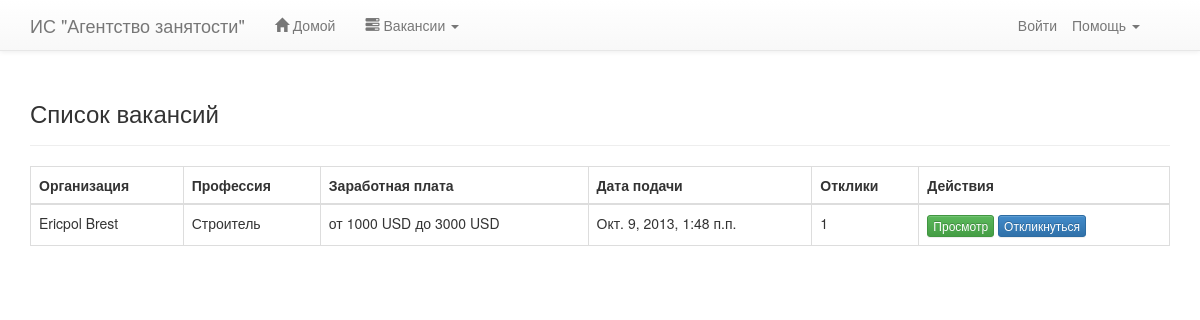
The app's page /app/vacancies/ with its own data.
### app/models.py (models this page shows, shortened)
class Vacancy(models.Model):
    employer = models.ForeignKey(Employer)
    profession = models.CharField(max_length=100)
    position = models.CharField(max_length=100, blank=True, null=True)
    salary_currency = models.CharField(max_length=10, choices=CURRENCY, blank=True, null=True)
    salary_min = models.PositiveIntegerField(blank=True, null=True)
    salary_max = models.PositiveIntegerField(blank=True, null=True)
    age_min = models.PositiveSmallIntegerField(blank=True, null=True)
    age_max = models.PositiveSmallIntegerField(blank=True, null=True)
    details = models.TextField(blank=True, null=True)
    publish_date = models.DateTimeField(auto_now=True)

class Employer(models.Model):
    profile = models.ForeignKey(Profile)
    title = models.CharField(max_length=100)

### app/views.py (the view)
# urls.py: url(r"^vacancies/page(?P<page>\d+)/$", views.VacanciesListView.as_view(), name='Vacancies'),
class VacanciesListView(ListView):
    model = Vacancy
    context_object_name = 'vacancies'
    template_name = 'app/vacancy/list.html'
    paginate_by = 20

### app/templatetags/filter_map.py (called while the page is built)
@register.filter(name='map', is_safe=False)
def filter_map(obj, field):
    def extract(o):
        return getattr(o, field)
    try:
        attr = map(extract, obj)
    except Exception:
        attr = obj
    return attr

### templates/app/vacancy/list.html (shortened to what this page needs)
{% extends 'layout/master.html' %}
{% load filter_map %}
{% load filter_attr %}
{% block content %}
    <div class="page-header">
        <h3>Список вакансий</h3>
    </div>
    {% if vacancies %}
        <table class="table table-bordered table-stripped">
            <thead>
            <tr>
                <th>Организация</th>
                <th>Профессия</th>
                <th>Заработная плата</th>
                <th>Дата подачи</th>
                <th>Отклики</th>
                <th>Действия</th>
            </tr>
            </thead>
            <tbody>
            {% for vacancy in vacancies %}
                <tr>
                    <td>
                        {{ vacancy.employer.title }}
                    </td>
                    <td>
                        {{ vacancy.profession }}
                    </td>
                    <td>
                        {% if vacancy.salary_min %}
                            от {{ vacancy.salary_min }} {{ vacancy.salary_currency }}
                        {% endif %}
                        {% if vacancy.salary_max %}
                            до {{ vacancy.salary_max }} {{ vacancy.salary_currency }}
                        {% endif %}
                    </td>
                    <td>
                        {{ vacancy.publish_date }}
                    </td>
                    <td>
                        {{ vacancy.response_set.count }}
                    </td>
                    <td>
                        <a class="btn btn-xs btn-success" href="{% url 'ShowVacancy' vacancy.id %}">Просмотр</a>
                        {% if user.profile.is_employer %}
                            {% ifequal vacancy.employer.profile user.profile %}
                                <a class="btn btn-xs btn-warning" href="{% url 'UpdateVacancy' vacancy.id %}">Редактировать</a>
                                <a class="btn btn-xs btn-danger" href="{% url 'DeleteVacancy' vacancy.id %}">Удалить</a>
                            {%  endifequal %}
                        {% else %}
                            {% if user.profile in vacancy.response_set.all|map:"applicant"|map:"profile" %}
                                <a class="btn btn-xs btn-success" href="{% url 'ShowResponse' vacancy.id %}">Просмотр отклика</a>
                            {% else %}
                                <a class="btn btn-xs btn-primary" href="{% url 'CreateResponse' vacancy.id %}">Откликнуться</a>
                            {% endif %}
                        {% endif %}
                    </td>
                </tr>
            {% endfor %}
            </tbody>
        </table>
    {% else %}
        <h5>Вакансий нет</h5>
    {% endif %}
{% endblock %}

### records on screen
Vacancy: employer "Ericpol Brest", profession "Строитель", salary_min "1000", salary_currency "USD", salary_max "3000", publish_date "Окт. 9, 2013, 1:48 п.п.", response_set.count "1", shows "Откликнуться"
